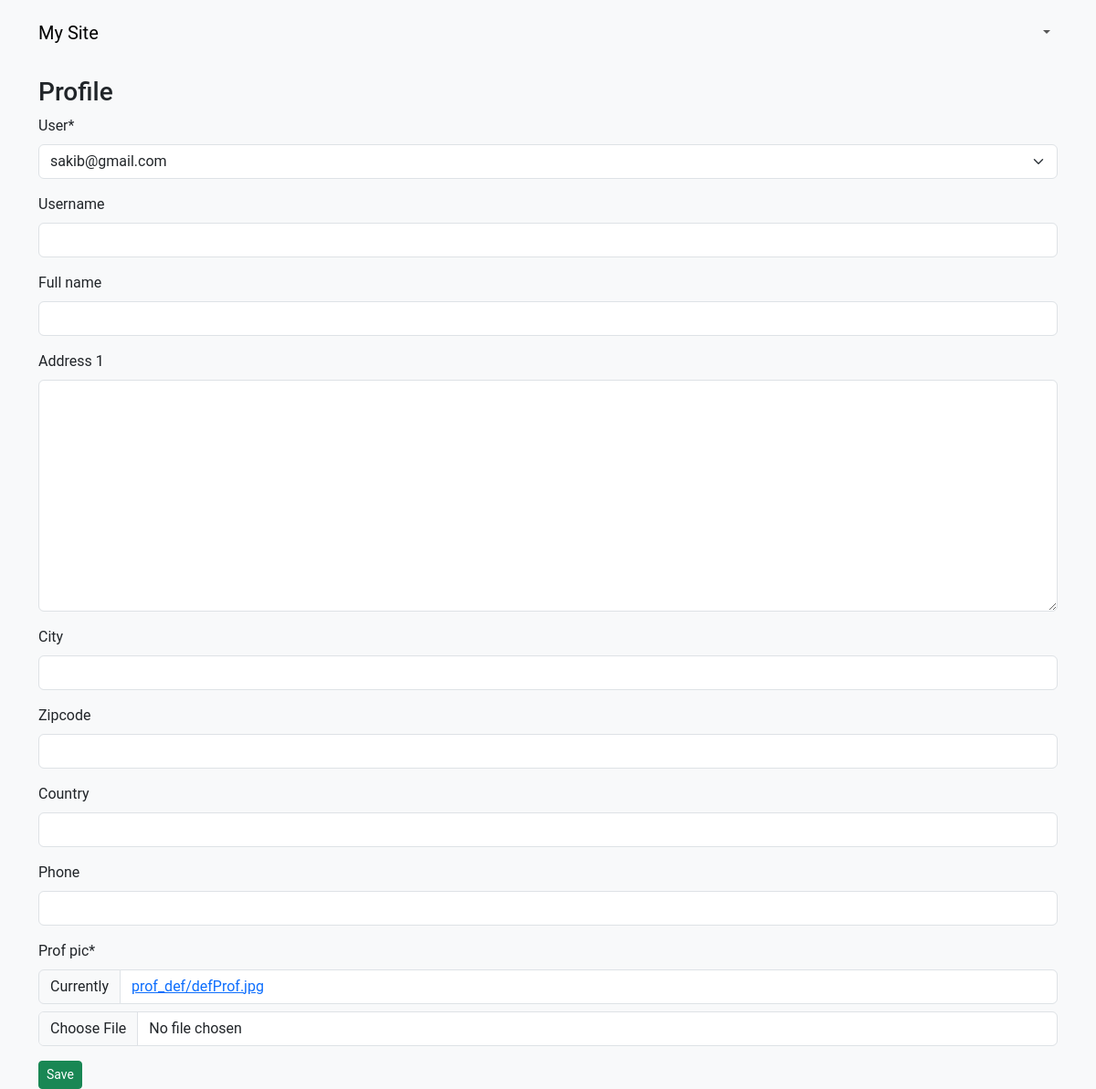
/accounts/profile/ (signed in), run on an earlier commit of the app's database.
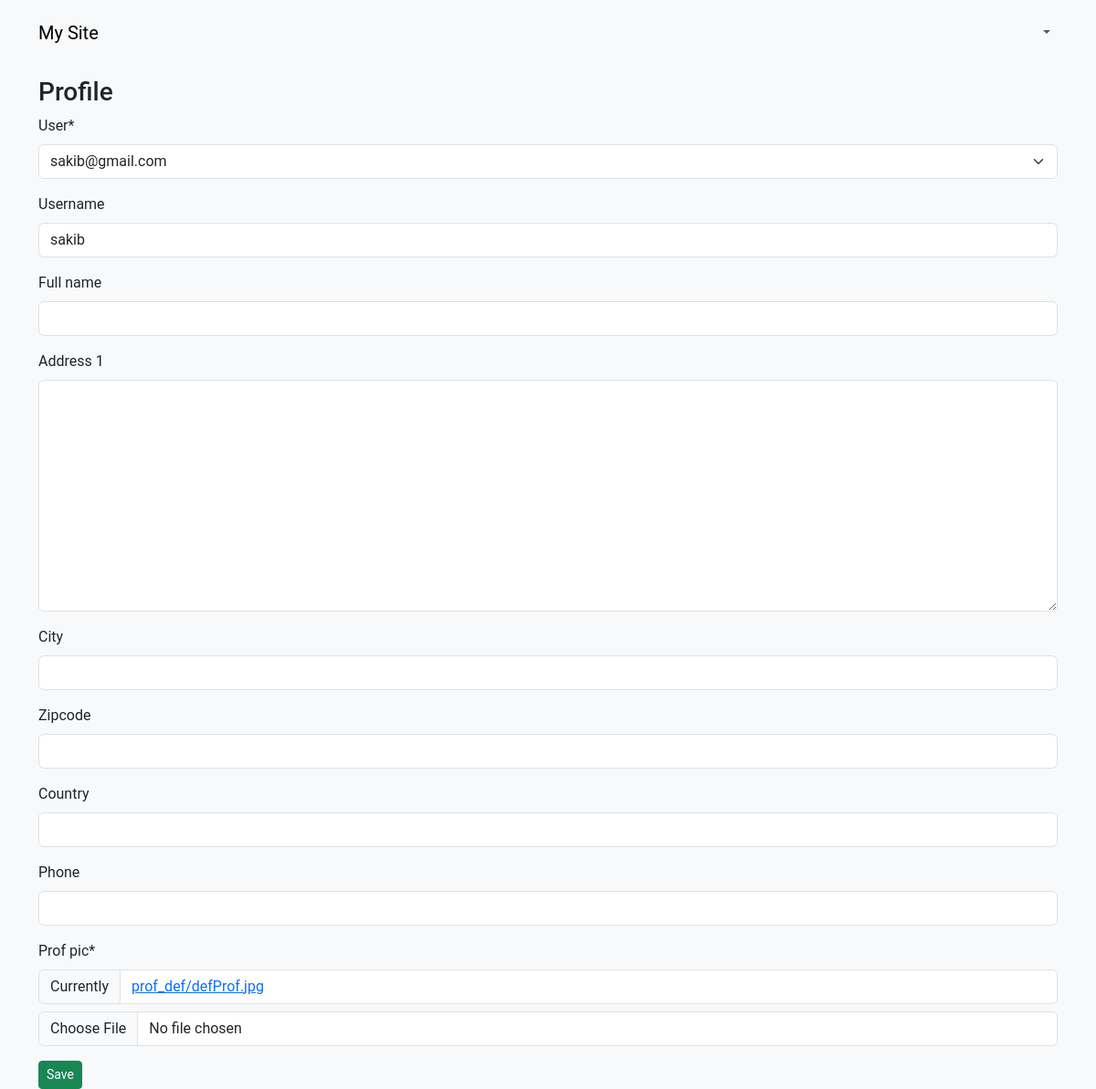
And on a later commit of the database.
### app_login/models.py (models this page shows, shortened)
class Profile(models.Model):
    user = models.OneToOneField(User, on_delete=models.CASCADE, related_name='profile')
    username = models.CharField(max_length=264, blank=True)
    full_name = models.CharField(max_length=264, blank=True)
    address_1 = models.TextField(max_length=300, blank=True)
    city = models.CharField(max_length=50, blank=True)
    zipcode = models.CharField(max_length=10, blank=True)
    country = models.CharField(max_length=50, blank=True)
    phone = models.CharField(max_length=20, blank=True)
    prof_pic= models.ImageField(upload_to='prof_def/', default='prof_def/defProf.jpg')
    date_joined = models.DateTimeField(auto_now_add=True)

### app_login/views.py (the view)
# urls.py: path('profile/', views.user_profile, name='profile'),
@login_required
def user_profile(request):
    profile = Profile.objects.get(user=request.user)
    form = ProfileForms(instance=profile)
    if request.method == 'POST':
        form = ProfileForms(request.POST, instance=profile)
        if form.is_valid():
            form.save()
            messages.success(request, 'Profile Update Successfully..!')
            form = ProfileForms(instance=profile)
    return render(request, 'app_login/change_profile.html', context={'form': form})

### app_login/forms.py
class ProfileForms(ModelForm):
    class Meta:
        model = Profile
        exclude = ('User',)

### app_login/models.py (called while the page is built)
    def __str__(self):
        return self.email

### templates/app_login/change_profile.html (shortened to what this page needs)
{% extends "base.html" %}
{% load crispy_forms_tags %}
{% block body_block %}
<h3>Profile</h3>
<form action="" method="POST">
    {{ form|crispy }}
    <button type="submit" class="btn btn-success btn-sm">Save</button>
</form>
{% endblock  %}

What changed in the data, as far as the page shows it:
changed Profile "sakib@gmail.com": username (not shown) → "sakib"
